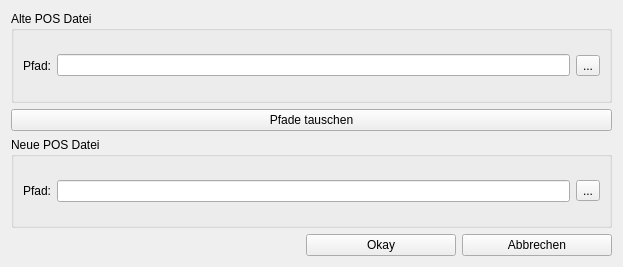
<?xml version="1.0" encoding="UTF-8"?>
<ui version="4.0">
 <class>Form</class>
 <widget class="QWidget" name="Form">
  <property name="windowModality">
   <enum>Qt::ApplicationModal</enum>
  </property>
  <property name="geometry">
   <rect>
    <x>0</x>
    <y>0</y>
    <width>623</width>
    <height>267</height>
   </rect>
  </property>
  <property name="focusPolicy">
   <enum>Qt::StrongFocus</enum>
  </property>
  <property name="windowTitle">
   <string>POS Xml wählen</string>
  </property>
  <property name="windowIcon">
   <iconset resource="res/pos_schnuffi_res.qrc">
    <normaloff>:/main/folder.png</normaloff>:/main/folder.png</iconset>
  </property>
  <layout class="QVBoxLayout" name="verticalLayout">
   <item>
    <widget class="QGroupBox" name="groupBox">
     <property name="title">
      <string>Alte POS Datei</string>
     </property>
     <layout class="QHBoxLayout" name="horizontalLayout">
      <item>
       <widget class="QLabel" name="label">
        <property name="text">
         <string>Pfad:</string>
        </property>
       </widget>
      </item>
      <item>
       <widget class="QLineEdit" name="OldLineEdit"/>
      </item>
      <item>
       <widget class="QToolButton" name="OldToolButton">
        <property name="text">
         <string>...</string>
        </property>
       </widget>
      </item>
     </layout>
    </widget>
   </item>
   <item>
    <widget class="QPushButton" name="swapBtn">
     <property name="text">
      <string>Pfade tauschen</string>
     </property>
    </widget>
   </item>
   <item>
    <widget class="QGroupBox" name="groupBox_2">
     <property name="title">
      <string>Neue POS Datei</string>
     </property>
     <layout class="QHBoxLayout" name="horizontalLayout_2">
      <item>
       <widget class="QLabel" name="label_2">
        <property name="text">
         <string>Pfad:</string>
        </property>
       </widget>
      </item>
      <item>
       <widget class="QLineEdit" name="NewLineEdit"/>
      </item>
      <item>
       <widget class="QToolButton" name="NewToolButton">
        <property name="text">
         <string>...</string>
        </property>
       </widget>
      </item>
     </layout>
    </widget>
   </item>
   <item>
    <layout class="QHBoxLayout" name="horizontalLayout_3">
     <item>
      <widget class="QLabel" name="okLabel">
       <property name="text">
        <string/>
       </property>
      </widget>
     </item>
     <item>
      <spacer name="horizontalSpacer">
       <property name="orientation">
        <enum>Qt::Horizontal</enum>
       </property>
       <property name="sizeHint" stdset="0">
        <size>
         <width>40</width>
         <height>20</height>
        </size>
       </property>
      </spacer>
     </item>
     <item alignment="Qt::AlignRight">
      <widget class="QPushButton" name="okBtn">
       <property name="minimumSize">
        <size>
         <width>150</width>
         <height>0</height>
        </size>
       </property>
       <property name="text">
        <string>Okay</string>
       </property>
      </widget>
     </item>
     <item alignment="Qt::AlignRight">
      <widget class="QPushButton" name="cancelBtn">
       <property name="minimumSize">
        <size>
         <width>150</width>
         <height>0</height>
        </size>
       </property>
       <property name="text">
        <string>Abbrechen</string>
       </property>
      </widget>
     </item>
    </layout>
   </item>
  </layout>
 </widget>
 <resources>
  <include location="res/pos_schnuffi_res.qrc"/>
 </resources>
 <connections/>
</ui>
